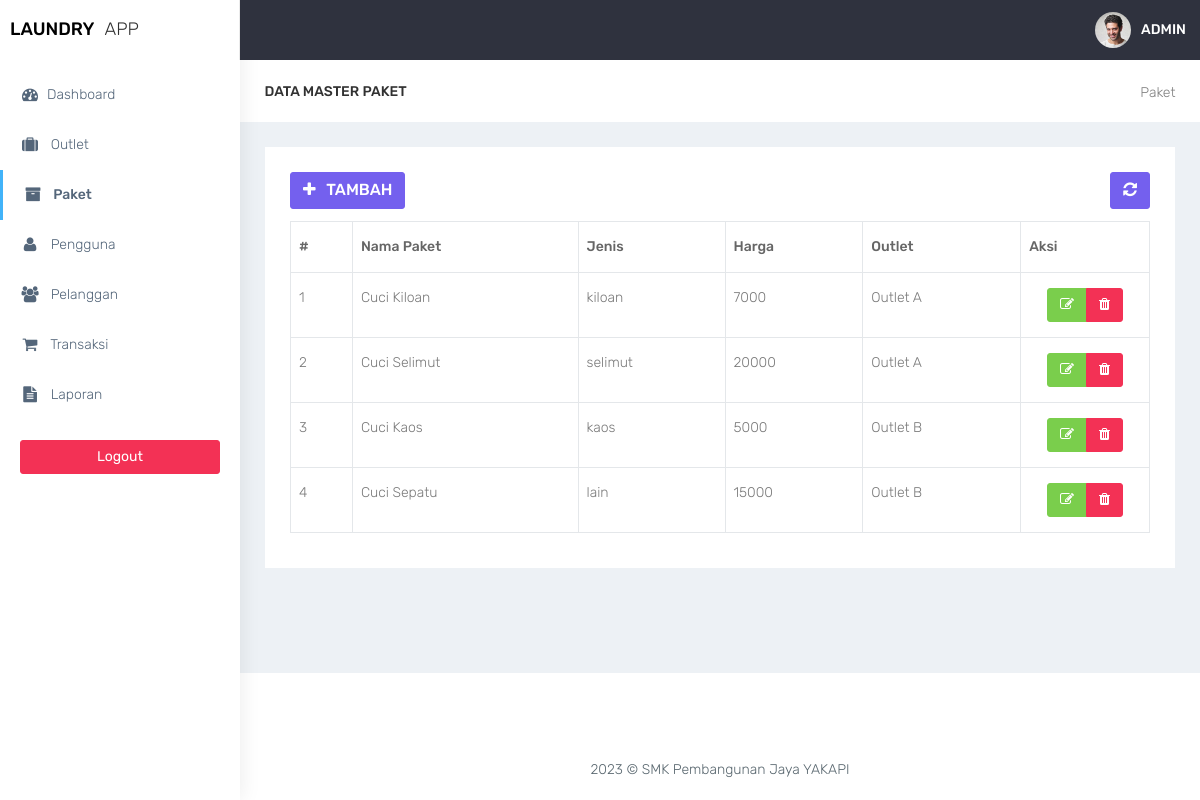
/admin/paket.php, run on the app's committed database.
### tables this page shows
CREATE TABLE tb_paket (
    id INT(11) AUTO_INCREMENT PRIMARY KEY,
    id_outlet INT(11),
    jenis ENUM('kiloan', 'selimut', 'bed_cover', 'kaos', 'lain') NOT NULL,
    nama_paket VARCHAR(100) NOT NULL,
    harga INT(11) NOT NULL,
    FOREIGN KEY (id_outlet) REFERENCES tb_outlet(id) ON DELETE CASCADE
);

CREATE TABLE tb_outlet (
    id INT(11) AUTO_INCREMENT PRIMARY KEY,
    nama VARCHAR(100) NOT NULL,
    alamat TEXT NOT NULL,
    tlp VARCHAR(15) NOT NULL
);

### function.php (called while the page is built, shortened)
<?php
$conn = mysqli_connect("localhost", "root", "", "laundry");
function query($query)
{
    global $conn;
    $result = mysqli_query($conn, $query);
    $rows = [];
    while ($row = mysqli_fetch_assoc($result)) {
        $rows[] = $row;
    }
    return $rows;
}

### admin/paket.php (the view, shortened to what this page needs)
<?php
require_once '../function.php';
$paket = query("
SELECT
    p.id AS id_paket,
    p.nama_paket AS nama_paket,
    p.jenis AS jenis_paket,
    p.harga AS harga_paket,
    o.id AS outlet_id,
    o.nama AS outlet_nama
FROM tb_paket p
LEFT JOIN tb_outlet o ON p.id_outlet = o.id
");
?>
<!DOCTYPE html>
<html lang="en">
<head>
    <link href="../assets/bootstrap/dist/css/bootstrap.min.css" rel="stylesheet">
    <link href="../assets/plugins/bower_components/sidebar-nav/dist/sidebar-nav.min.css" rel="stylesheet">
    <link href="../assets/plugins/bower_components/toast-master/css/jquery.toast.css" rel="stylesheet">
    <link href="../assets/plugins/bower_components/morrisjs/morris.css" rel="stylesheet">
    <link href="../assets/plugins/bower_components/chartist-js/dist/chartist.min.css" rel="stylesheet">
    <link href="../assets/plugins/bower_components/chartist-plugin-tooltip-master/dist/chartist-plugin-tooltip.css" rel="stylesheet">
    <link href="../assets/css/animate.css" rel="stylesheet">
    <link href="../assets/css/style.css" rel="stylesheet">
    <link href="../assets/css/colors/default.css" id="theme" rel="stylesheet">
    <link rel="stylesheet" type="text/css" href="../assets/DataTables/datatables.min.css" />
</head>
<body class="fix-header">
    <div id="wrapper">
        <nav class="navbar navbar-default navbar-static-top m-b-0">
            <div class="navbar-header">
                <div class="top-left-part">
                    <a class="logo" href="index.php">
                        <b style="color:black">
                            LAUNDRY
                        </b>
                        <span class="hidden-xs text-dark">
                            APP
                        </span>
                    </a>
                </div>
                <ul class="nav navbar-top-links navbar-right pull-right">
                    <li>
                        <a class="profile-pic" href="#"> <img src="../assets/plugins/images/users/varun.jpg" alt="user-img" width="36" class="img-circle"><b class="hidden-xs">ADMIN</b></a>
                    </li>
                </ul>
            </div>
        </nav>
        <div class="navbar-default sidebar" role="navigation">
            <div class="sidebar-nav slimscrollsidebar">
                <div class="sidebar-head">
                    <h3><span class="fa-fw open-close"><i class="ti-close ti-menu"></i></span> <span class="hide-menu">Navigation</span></h3>
                </div>
                <ul class="nav" id="side-menu">
                    <li style="padding: 70px 0 0;">
                        <a href="index.php" class="waves-effect "><i class="fa fa-tachometer fa-fw" aria-hidden="true"></i>Dashboard</a>
                    </li>
                    <li>
                        <a href="outlet.php" class="waves-effect "><i class="fa fa-suitcase fa-fw" aria-hidden="true"></i> Outlet</a>
                    </li>
                    <li>
                        <a href="paket.php" class="waves-effect active"><i class="fa fa-archive fa-fw" aria-hidden="true"></i> Paket</a>
                    </li>
                    <li>
                        <a href="pengguna.php" class="waves-effect "><i class="fa fa-user fa-fw" aria-hidden="true"></i> Pengguna</a>
                    </li>
                    <li>
                        <a href="pelanggan.php" class="waves-effect "><i class="fa fa-users fa-fw" aria-hidden="true"></i> Pelanggan</a>
                    </li>
                    <li>
                        <a href="transaksi.php" class="waves-effect"><i class="fa fa-shopping-cart fa-fw" aria-hidden="true"></i> Transaksi</a>
                    </li>
                    <li>
                        <a href="laporan.php" class="waves-effect "><i class="fa fa-file-text fa-fw" aria-hidden="true"></i> Laporan</a>
                    </li>
                </ul>
                <div class="center p-20">
                    <a href="logout.php" class="btn btn-danger btn-block waves-effect waves-light">Logout</a>
                </div>
            </div>
        </div>
        <div id="page-wrapper">
            <div class="container-fluid">
                <div class="row bg-title">
                    <div class="col-lg-3 col-md-4 col-sm-4 col-xs-12">
                        <h4 class="page-title">Data Master paket</h4>
                    </div>
                    <div class="col-lg-9 col-sm-8 col-md-8 col-xs-12">
                        <ol class="breadcrumb">
                            <li><a href="#">Paket</a></li>
                        </ol>
                    </div>
                </div>
                <div class="row">
                    <div class="col-md-12 col-lg-12 col-sm-12 col-xs-12">
                        <div class="white-box">
                            <div class="row">
                                <div class="col-md-6">
                                    <a href="paket_tambah.php" class="btn btn-primary box-title"><i class="fa fa-plus fa-fw"></i> Tambah</a>
                                </div>
                                <div class="col-md-6 text-right">
                                    <button id="btn-refresh" class="btn btn-primary box-title text-right" title="Refresh Data"><i class="fa fa-refresh" id="ic-refresh"></i></button>
                                </div>
                            </div>
                            <div class="table-responsive">
                                <table class="table table-bordered thead-dark" id="table">
                                    <thead class="thead-dark">
                                        <tr>
                                            <th>#</th>
                                            <th>Nama Paket</th>
                                            <th>Jenis</th>
                                            <th>Harga</th>
                                            <th>Outlet</th>
                                            <th width="15%">Aksi</th>
                                        </tr>
                                    </thead>
                                    <tbody>
                                        <?php $i = 1; ?>
                                        <?php foreach ($paket as $row) : ?>
                                            <tr>
                                                <td><?= $i++; ?></td>
                                                <td><?= $row['nama_paket']; ?></td>
                                                <td><?= $row['jenis_paket']; ?></td>
                                                <td><?= $row['harga_paket']; ?></td>
                                                <td><?= $row['outlet_nama']; ?></td>
                                                <td align="center">
                                                    <div class="btn-group" role="group" aria-label="Basic example">
                                                        <a href="paket_edit.php?id=<?= $row['id_paket']; ?>" data-toggle="tooltip" data-placement="bottom" title="Edit" class="btn btn-success"><i class="fa fa-edit"></i></a>
                                                        <a href="paket_hapus.php?id=<?= $row['id_paket']; ?>" onclick="return confirm('Yakin hapus data?');" data-toggle="tooltip" data-placement="bottom" title="Hapus" class="btn btn-danger"><i class="fa fa-trash"></i></a>
                                                    </div>
                                                </td>
                                            </tr>
                                        <?php endforeach; ?>
                                    </tbody>
                                </table>
                            </div>
                        </div>
                    </div>
                </div>
            </div>
            <footer class="footer text-center"> 2023 &copy; SMK Pembangunan Jaya YAKAPI </footer>
        </div>
    </div>
    <br />
</body>
</html>

### assets/css/colors/default.css (style rules this page uses)
body { background: #fff; }
.top-left-part { background: #fff; }
.navbar-header { background: #2f323e; }
.navbar-top-links > li > a { color: #ffffff; }
.sidebar .sidebar-head { background: #ffffff; }
.sidebar .sidebar-head h3 { color: #686868; }
.sidebar { background: #fff; box-shadow: 1px 0px 20px rgba(0, 0, 0, 0.08); }
#side-menu li a { color: #54667a; }
#side-menu li a { color: #54667a; border-left: 0px solid #fff; }
#side-menu > li > a { border-left: 3px solid transperant; }
#side-menu > li > a.active { background: transperant; color: #54667a; border-left: 3px solid #41b3f9; font-weight: 500; }

### data on the page
tb_paket: nama_paket "Cuci Kiloan", jenis "kiloan", harga "7000", id_outlet.nama "Outlet A"
tb_paket: nama_paket "Cuci Selimut", jenis "selimut", harga "20000", id_outlet.nama "Outlet A"
tb_paket: nama_paket "Cuci Kaos", jenis "kaos", harga "5000", id_outlet.nama "Outlet B"
tb_paket: nama_paket "Cuci Sepatu", jenis "lain", harga "15000", id_outlet.nama "Outlet B"
